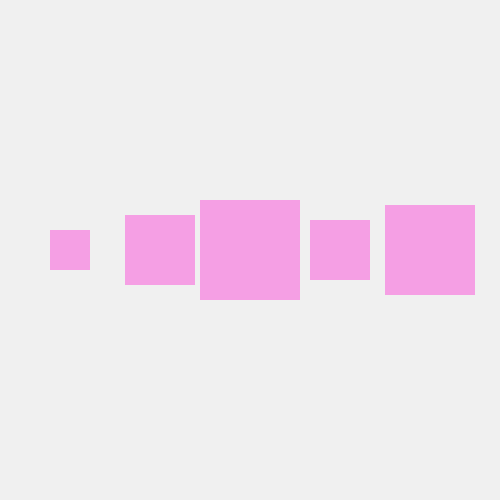
Frame 1 (no input)
Frame 60 (no input): identical to frame 1, image omitted
Frame 120 (the mouse pressed at the canvas centre since frame 60): identical to frame 1, image omitted

The p5.js sketch that drew this single still picture (run headless with seeded random() and noise() and a simulated clock; from frame 60 on, the mouse is pressed at the canvas centre):

// p5.js sketch
// ── sketch.js
// DM2008 — Activity 3a [Guided]
// Array Sampler (20 min)
//
// An array stores a list of values — here it's colors, but it could be
// sizes, positions, or anything else.
// Press any key to cycle through the array one item at a time.
//
// Try these:
// - Replace the colors with your own values (sizes, positions, text).
// - Use mousePressed() instead of keyPressed().
// - Use push() to add new items or splice() to remove them.
// - Loop through the whole array to draw all items at once.
//
// Stretch: visualize all items in the array simultaneously instead of one at a time.

let sizes = [40, 70, 100, 60, 90];
let currentIndex = 0;

function setup() {
  createCanvas(500, 500);
  noStroke();
}

function draw() {
  background(240);

  for (let i = 0; i < sizes.length; i++) {
    let x = 70 + i * 90;

    fill(80, 150, 220);

    // Every 3rd key press, draw rectangles,
    if (currentIndex % 3 == 0) {
      rectMode(CENTER);
      fill (245, 159, 228)
      rect(x, height / 2, sizes[i], sizes[i]);
    // else, it will draw circles
    } else {
      ellipse(x, height / 2, sizes[i]);
    }
  }
}

function keyPressed() {
  // Randomise all the sizes
  for (let i = 0; i < sizes.length; i++) {
    sizes[i] = random(30, 120);
  }

  // Count how many times a key has been pressed
  currentIndex++;
  if (currentIndex % 3 == 2) {
    console.log("Key press", currentIndex, "→ rectangles");
  } else {
    console.log("Key press", currentIndex, "→ circles");
  }
}
